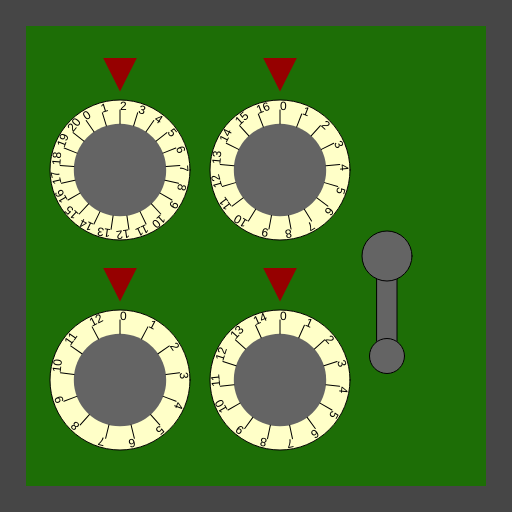
Frame 1 (no input)
Frame 60 (no input): identical to frame 1, image omitted
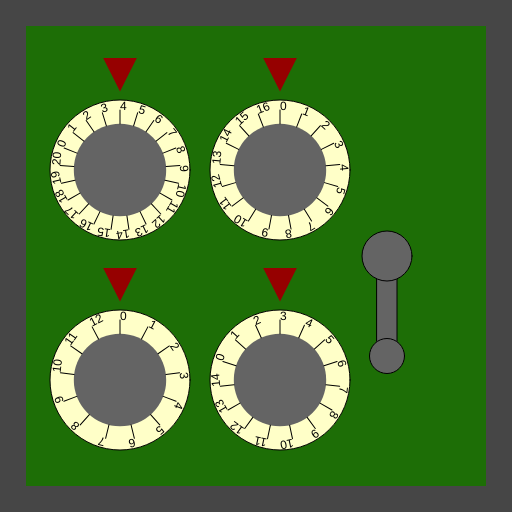
Frame 120 (the mouse pressed at the canvas centre since frame 60)

The p5.js sketch that drew these frames (run headless with seeded random() and noise() and a simulated clock; from frame 60 on, the mouse is pressed at the canvas centre):

// p5.js sketch
// ── sketch.js
/*

Officer: 2120469
CaseNum: 303-2-90252994-2120469

Case 303 - The Case of the Crooked Attorney
Stage 3 - The Gates Bank

I’ve made an appointment for you at the Gates Bank to retrieve your safe deposit box from the vault.
Actually you will break into Torvalds’ one.

Crack the safe by doing the following:

	Whilst the mouse is moving: (done)
	- Make hiddenBoxCode_a equal to the value of mouseY
	- Use the 'max' function to prevent hiddenBoxCode_a from falling below 2

	When the mouse button is released: (done)
	- Increment hiddenBoxCode_b by 2
	- Use the 'constrain' function to prevent hiddenBoxCode_b from falling below 2 and going above 9

	Whilst the mouse is being dragged: (done)
	- Make hiddenBoxCode_c equal to the value of mouseY
	- Use the 'constrain' function to prevent hiddenBoxCode_c from falling below 1 and going above 14

	When the mouse button is pressed: (done)
	- Increment hiddenBoxCode_d by 3
	- Use the 'constrain' function to prevent hiddenBoxCode_d from falling below 1 and going above 10

	When the mouse button is released: (done)
	- Make hiddenBoxCode_e equal to the value of mouseX
	- Use the 'max' function to prevent hiddenBoxCode_e from falling below 18



This time you'll need to create the relevant event handlers yourself.

There are many possible ways of investigating this case, but you
should use ONLY the following commands:

	- The assignment operator aka. the equals sign !
	- mouseX, mouseY
	- Incrementing +=
	- Decrementing -=
	- min, max
	- constrain

*/

//declare the variables

var hiddenBoxCode_a;
var hiddenBoxCode_b;
var hiddenBoxCode_c;
var hiddenBoxCode_d;
var hiddenBoxCode_e;


function preload()
{
	//IMAGES WILL BE LOADED HERE

}

function setup()
{
	createCanvas(512,512);

	//initialise the variables
	hiddenBoxCode_a = 0;
	hiddenBoxCode_b = 0;
	hiddenBoxCode_c = 0;
	hiddenBoxCode_d = 0;
	hiddenBoxCode_e = 0;

}

///////////////////EVENT HANDLERS///////////////////

//Create event handlers here to open the safe ...

function mouseMoved()
{
    console.log("mouseMoved", mouseX, mouseY);
    hiddenBoxCode_a = max(2,mouseY);
}

function mouseReleased()
{
    console.log("mouseReleased")
    hiddenBoxCode_b = constrain(hiddenBoxCode_b += 2,2,9)
    hiddenBoxCode_e = max(mouseX,18);
}

function mouseDragged()
{
    console.log("mouseDragged", mouseX, mouseY);
    hiddenBoxCode_c = constrain(mouseY,1,14);
}

function mousePressed()
{
    console.log("mousePressed");
    hiddenBoxCode_d = constrain(hiddenBoxCode_d+=3,1,10);
}


///////////////DO NOT CHANGE CODE BELOW THIS POINT///////////////////

function draw()
{

	//Draw the safe door
	background(70);
	noStroke();
	fill(29,110,6);
	rect(26,26,width-52,width-52);

	//Draw the combination dials
	push();
	translate(120,170);
	drawDial(140,hiddenBoxCode_a, 21);
	pop();

	push();
	translate(120,380);
	drawDial(140,hiddenBoxCode_b, 13);
	pop();

	push();
	translate(280,170);
	drawDial(140,hiddenBoxCode_c, 17);
	pop();

	push();
	translate(280,380);
	drawDial(140,hiddenBoxCode_d, 15);
	pop();

	//Draw the lever
	push();
	translate(width - 125,256);
	drawLever(hiddenBoxCode_e);
	pop();


}

function drawDial(diameter,num,maxNum)
{
	//the combination lock

	var r = diameter * 0.5;
	var p = r * 0.6;

	stroke(0);
	fill(255,255,200);
	ellipse(0,0,diameter,diameter);
	fill(100);
	noStroke();
	ellipse(0,0,diameter*0.66,diameter*0.66);
	fill(150,0,0);
	triangle(
		-p * 0.4,-r-p,
		p * 0.4,-r-p,
		0,-r-p/5
	);

	noStroke();

	push();
	var inc = 360/maxNum;

	rotate(radians(-num * inc));
	for(var i = 0; i < maxNum; i++)
	{
		push();
		rotate(radians(i * inc));
		stroke(0);
		line(0,-r*0.66,0,-(r-10));
		noStroke();
		fill(0);
		text(i,0,-(r-10));
		pop();
	}

	pop();
}

function drawLever(rot)
{
	push();
	rotate(radians(-rot))
	stroke(0);
	fill(100);
	rect(-10,0,20,100);
	ellipse(0,0,50,50);
	ellipse(0,100,35,35);
	pop();
}
